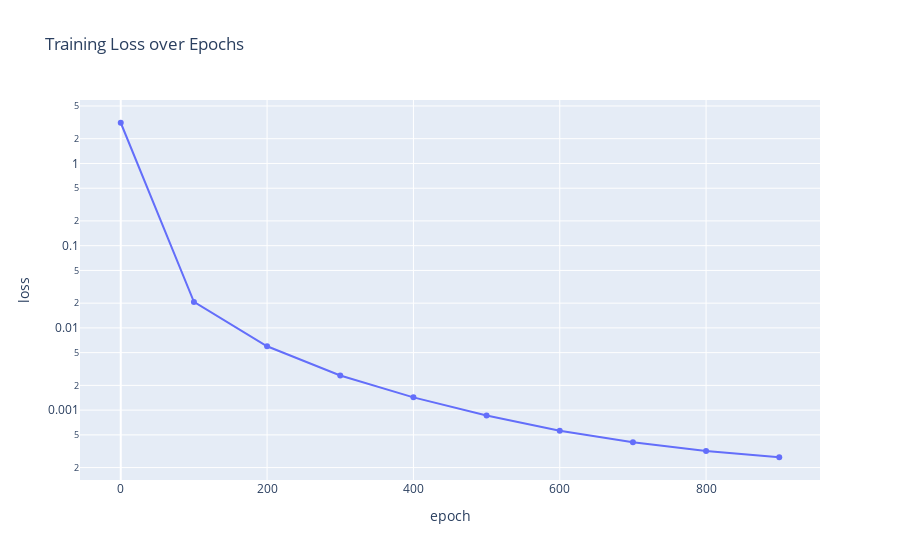

The notebook cell saved with this chart:
### Code cell
# Plotting with plotly
fig = px.line(result, x='epoch', y='loss', title='Training Loss over Epochs', markers=True)
fig.update_yaxes(type='log')
fig.show()

### Figure 1 — Plotly figure (JSON) as saved in the notebook; plotly's stock layout.template omitted (floating-point values rounded to 4 significant figures)
{"data": [{"hovertemplate": "epoch=%{x}<br>loss=%{y}<extra></extra>", "legendgroup": "", "line": {"color": "#636efa", "dash": "solid"}, "marker": {"symbol": "circle"}, "mode": "lines+markers", "name": "", "orientation": "v", "showlegend": false, "type": "scatter", "x": [0, 100, 200, 300, 400, 500, 600, 700, 800, 900], "xaxis": "x", "y": [3.127, 0.02069, 0.005979, 0.002641, 0.00143, 0.0008584, 0.0005628, 0.0004057, 0.0003192, 0.0002672], "yaxis": "y"}], "layout": {"legend": {"tracegroupgap": 0}, "title": {"text": "Training Loss over Epochs"}, "xaxis": {"anchor": "y", "domain": [0, 1], "title": {"text": "epoch"}}, "yaxis": {"anchor": "x", "domain": [0, 1], "title": {"text": "loss"}, "type": "log"}}}
